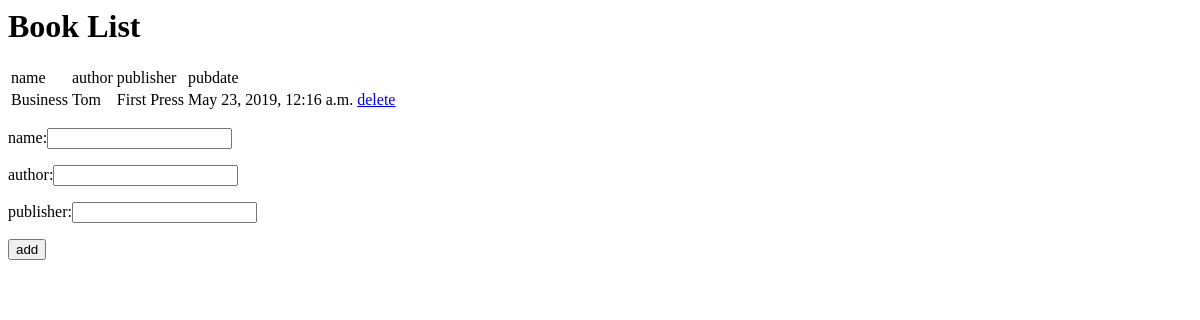
Page /lib/detail/ on the earlier database version.
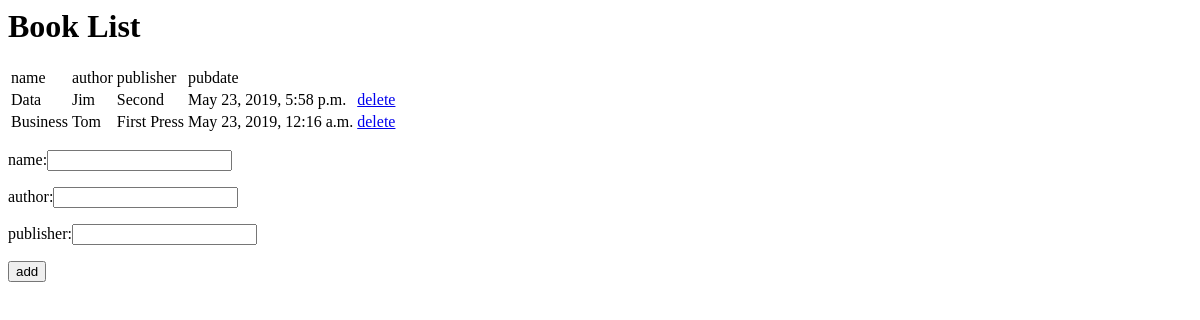
Same page on the later database version.
### lib/models.py (models this page shows)
class Book(models.Model):
	name = models.CharField(max_length=200)
	author = models.CharField(max_length=100)
	pub_house = models.CharField(max_length=200)
	pub_date = models.DateTimeField('date published')

### lib/views.py (the view)
# urls.py: path('detail/', views.detail, name='detail'),
def detail(request):
	book_list = Book.objects.order_by('-pub_date')[:5]
	context = {'book_list': book_list}
	return render(request, 'lib/detail.html', context)

### lib/templates/lib/detail.html (shortened to what this page needs)
<h1>Book List</h1>
<table>
	<tr>
		<td>name</td>
        <td>author</td>
        <td>publisher</td>
        <td>pubdate</td>
	</tr>
{% for book in book_list.all %}
    <tr>
    	<td>{{ book.name }}</td>
    	<td>{{ book.author }}</td>
    	<td>{{ book.pub_house }}</td>
    	<td>{{ book.pub_date }}</td>
    	<td><a href="{% url 'lib:deook' book.id %}">delete</a></td>
    </tr>
{% endfor %}
</table>
<form action="{% url 'lib:addBook'%}" method="post" name="addBook">
	<p><span>name:</span><input type='text' name='name'></p>
	<p><span>author:</span><input type='text' name='author'></p>
	<p><span>publisher:</span><input type='text' name='pub_house'></p>
	<input type="submit" value="add">
</form>

Differences in the rows shown:
added Book: name "Data", author "Jim", pub_house "Second", pub_date "May 23, 2019, 5:58 p.m."
